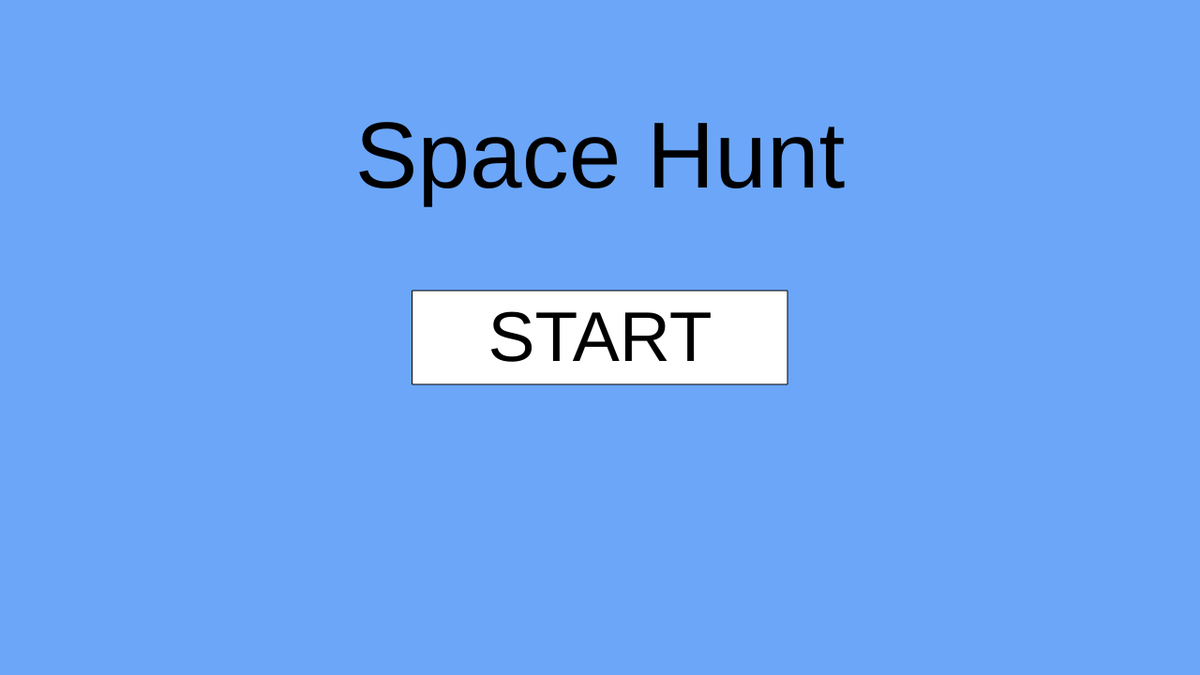
Frame 1 (no input)
Frame 60 (no input): identical to frame 1, image omitted
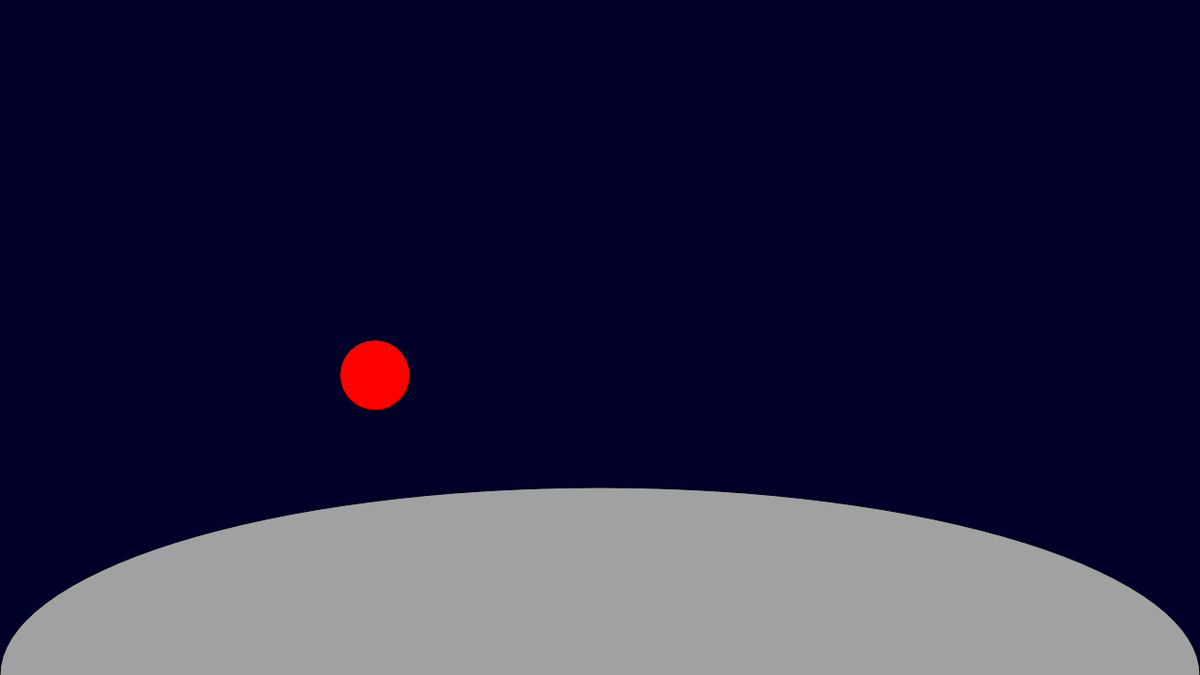
Frame 120 (the mouse pressed at the canvas centre since frame 60)

The p5.js sketch that drew these frames (run headless with seeded random() and noise() and a simulated clock; from frame 60 on, the mouse is pressed at the canvas centre):

// p5.js sketch
// ── sketch.js
let startButtonXposition = 1280/2;
let startButtonYposition = 720/2;
let startButtonXsize = 400;
let startButtonYsize = 100;
let target;
let button;
let scene = 0;
// let mouse = (mouseX,mouseY);


function setup(){
	createCanvas(1280,720);
	target = new Targets(400,400);
}

function draw(){
	print('scene: ', scene);
	//print('"Mouse Axis" X:',mouseX,'Y:',mouseY);
	if(scene == 0){
		titleScene();
	}else if(scene == 1){
		gameScene();
	}else if(scene == 2){
		gameOver();
	}
}

function startMenu(){
	scene = 0
}

function titleScene(){
  background(107,166,249);
  rectMode(CENTER);
  fill(255,255,255);
  rect(startButtonXposition,startButtonYposition,startButtonXsize,startButtonYsize);
  textAlign(CENTER);
  textSize(100);
  fill(0,0,0);
  text('Space Hunt',width/2,200);
  textSize(75);
  text('START',width/2,385);
  if(mouseX > 440 && mouseX < 840 && mouseY > 310 && mouseY < 410){
	//print('in');
	fill(255,255,255);
	rect(startButtonXposition,startButtonYposition,startButtonXsize + 25,startButtonYsize + 25);
	fill(0,0,0);
	textSize(100);
	text('START',width/2,395);
}else{
	//print('out');
	}
}

function mousePressed(){
	if(scene == 0 && mouseX > 440 && mouseX < 840 && mouseY > 310 && mouseY < 410){
		startGame();
	}
  // if (scene == 0 && button.hovering(mouse)){
  //   startGame();
  // }
	if(scene == 3 && mouseX > 440 && mouseX < 840 && mouseY > 310 && mouseY < 410){
		startMenu();
	}
}

function startGame(){
	scene = 1
}
function gameScene(){
  background(0,0,40);
  fill(161,161,161);
  ellipse(width/2, 720, 1280, 400);
  target.update();
  target.draw();
}

class Targets{
	constructor(x,y){
		this.x = x;
		this.y = y;
		this.speed = 5;
	}
	update(){
		print('"Target(s) Axis" X:',this.x,'Y:',this.y);
		let mvmt = createVector(0,0)
		mvmt.setMag(this.speed);
		this.x += mvmt.x;
		this.y += mvmt.y;
	}
	draw(){
		fill(255,0,0);
		ellipse(this.x,this.y,75)
	}
}

class Button{
	constructor(x, y, w, h){
		this.x = x
		this.y = y
		this.w = w
		this.h = h
	}
	hovering(other){
		let d = dist(this.x, this.y, other.x, other.y);
		
		if (d < this.x & this.y){
			return true;
		}
		else{
			return false;
		}
	}
}

// function startOver(){
// 	scene = 2;
// }

// function gameOver(){
// 	setTime = 0
// 	background(0,0,0);
// 	text("You've been caught!",width/2,height/2);
// }
